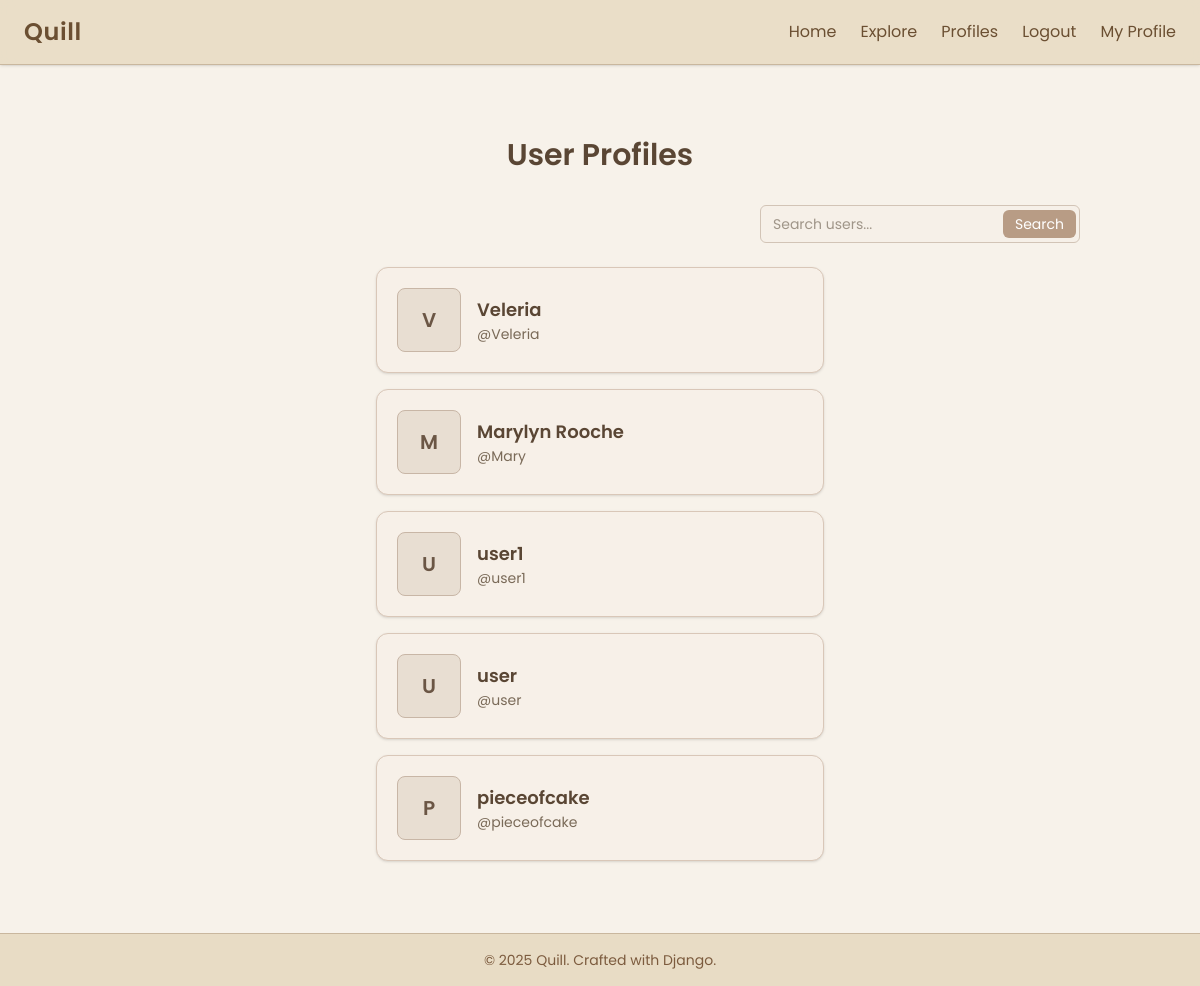
/profile_list (signed in), run on the app's committed database.
### accounts/models.py (models this page shows, shortened)
class Profile(models.Model):
    user = models.OneToOneField(User, on_delete=models.CASCADE)
    follows = models.ManyToManyField("self", related_name='followed_by',symmetrical=False, blank=True)
    name = models.CharField(max_length=100)
    bio = models.TextField(max_length=300, blank=True)

### accounts/views.py (the view)
# urls.py: path('profile_list', views.profile_list, name="profile_list"),
def profile_list(request):
    if request.user.is_authenticated:
        profiles = Profile.objects.exclude(user = request.user)
        return render(request, 'accounts/profile_list.html', {'profiles':profiles})
    else:
        messages.success(request, ("Please login/sign-up to view this page..."))
        return redirect('register')

### accounts/templates/accounts/profile_list.html (shortened to what this page needs)
{% extends "base.html" %}
{% block content %}
<div class="max-w-5xl mx-auto px-4 py-10">
  <h1 class="text-3xl font-poppins font-semibold text-[#5a4634] mb-8 text-center">
    User Profiles
  </h1>
  <div class="flex justify-end mb-6">
    <form method="get" action="" class="w-80">
      <div class="relative">
        <input type="search" name="q"
          value="{{ request.GET.q|default_if_none:'' }}"
          placeholder="Search users..."
          class="w-full rounded-md border border-[#d2c4b6] bg-[#f7f0e8]/70
                 px-3 py-2 text-sm font-poppins
                 focus:outline-none focus:ring-2 focus:ring-[#b89c85]"/>
        <button type="submit"
          class="absolute right-1 top-1/2 -translate-y-1/2
                 px-3 py-1 rounded-md text-sm font-poppins
                 bg-[#b89c85] hover:bg-[#a48974] text-white transition">
          Search
        </button>
      </div>
    </form>
  </div>
  {% if profiles %}
    <div class="flex flex-col gap-4 max-w-md mx-auto">
      {% for profile in profiles %}
      <div class="bg-[#f7f0e8]
                  bg-[url('https://www.transparenttextures.com/patterns/asfalt-light.png')]
                  border border-[#d9c7b8] rounded-xl
                  p-5 flex items-center gap-4 shadow">
        {% if profile.avatar_url %}
          <img src="{{ profile.avatar_url }}"
               alt="{{ profile.user.username }} avatar"
               class="w-16 h-16 rounded-lg border border-[#c8b6a6] object-cover"/>
        {% else %}
          <div class="w-16 h-16 rounded-lg bg-[#e8ded2] border border-[#c8b6a6]
                      flex items-center justify-center
                      text-xl font-poppins font-semibold text-[#6b5645]">
            {{ profile.user.username|first|upper }}
          </div>
        {% endif %}
        <div>
          <a href="{% url 'profile' profile.user.pk %}"
             class="text-lg font-poppins font-semibold text-[#5a4634] hover:text-[#7b6149] transition">
            {{ profile.user.get_full_name|default:profile.user.username }}
          </a>
          <div class="text-sm font-poppins text-[#7a6a58]">
            @{{ profile.user.username }}
          </div>
        </div>
      </div>
      {% endfor %}
    </div>
  {% endif %}
</div>
{% endblock content %}

### theme/templates/base.html (style rules this page uses)
body { font-family: 'Poppins', sans-serif; }

### data on the page
Profile: user.username|first "V", user.get_full_name "Veleria", user.username "Veleria"
Profile: user.username|first "M", user.get_full_name "Marylyn Rooche", user.username "Mary"
Profile: user.username|first "U", user.get_full_name "user1", user.username "user1"
Profile: user.username|first "U", user.get_full_name "user", user.username "user"
Profile: user.username|first "P", user.get_full_name "pieceofcake", user.username "pieceofcake"
